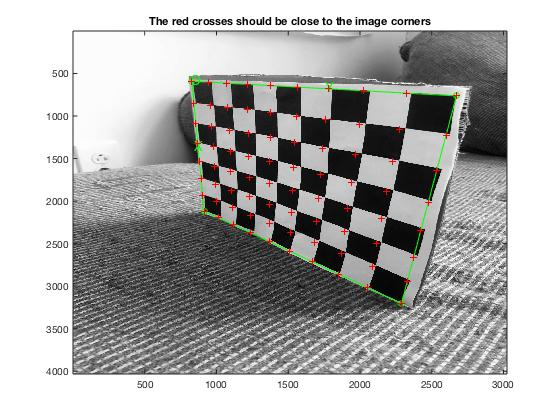
%> input picture Image Processing (MATLAB)/590-hw-4/cal7.jpg, 560 x 420 px
$ octave untitled.m   (GNU Octave 9; MATLAB toolbox functions it lacks are replaced by stand-ins)
%> lines starting %> are read from the running program, lines starting %| are printed output that depends on the picture

a = imread('cal7.jpg');
%> a is the input picture: size 420x560x3 uint8; mean R, G, B 175.3, 175.1, 174.2
b = imread('cal9.jpg');
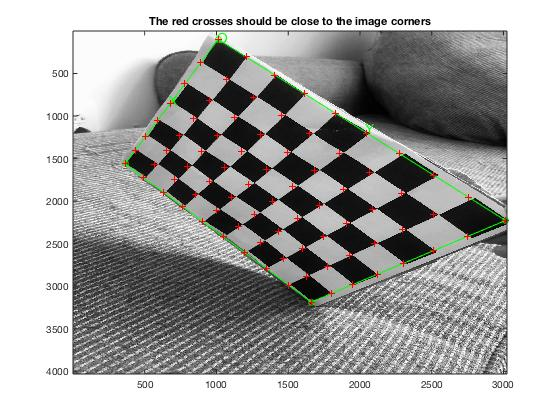
%> input picture Image Processing (MATLAB)/590-hw-4/cal9.jpg, 560 x 420 px
%> b is the input picture: size 420x560x3 uint8; mean R, G, B 169.5, 169.4, 168.4
c = imread('cal10.jpg');
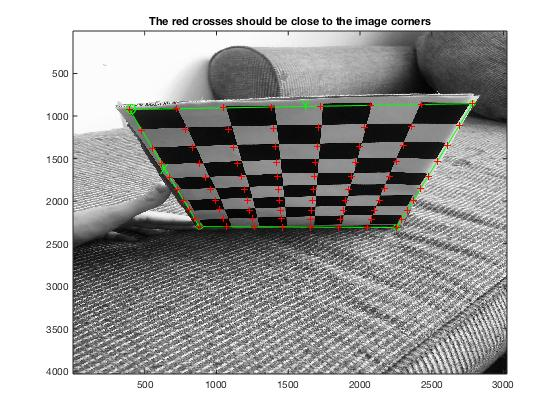
%> input picture Image Processing (MATLAB)/590-hw-4/cal10.jpg, 560 x 420 px
%> c is the input picture: size 420x560x3 uint8; mean R, G, B 172.9, 172.6, 171.8
d = imread('cal1.jpg');
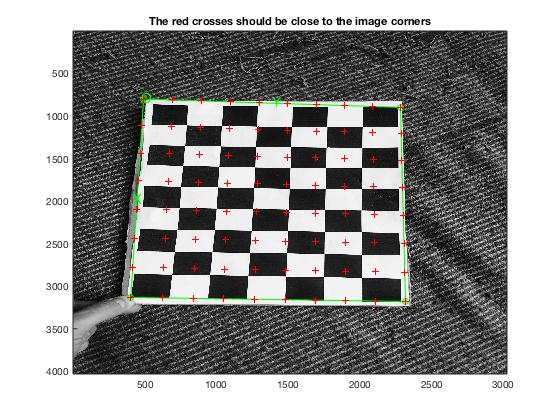
%> input picture Image Processing (MATLAB)/590-hw-4/cal1.jpg, 560 x 420 px
%> d is the input picture: size 420x560x3 uint8; mean R, G, B 150.2, 150.1, 149.2


subplot(2,2,1)
imshow(a);
subplot(2,2,2)
imshow(b);
subplot(2,2,3)
imshow(c);
subplot(2,2,4)
imshow(d);
